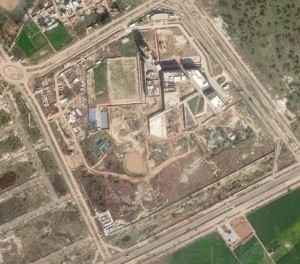
#> input picture Assignment_03/sat_image_plaksha.jpg, 300 x 264 px
$ jupyter execute --allow-errors pratik_rana_lab3.ipynb
#> lines starting #> are read from the running program, lines starting #| are printed output that depends on the picture
[cell 1]
import cv2
import numpy as np
import matplotlib.pyplot as plt
from sklearn.decomposition import PCA

plaksha = cv2.imread('sat_image_plaksha.jpg')
#> plaksha is the input picture: shape (264, 300, 3); mean B, G, R 116.6, 136.2, 148
plt.title('Original Plaksha Image as read by opencv in BGR format')
plt.imshow(plaksha)
plt.show()

plt.imshow(cv2.cvtColor(plaksha, cv2.COLOR_BGR2RGB))
plt.title('Original Plaksha Image')
plt.show()

plaksha_gray = cv2.cvtColor(plaksha, cv2.COLOR_BGR2GRAY)
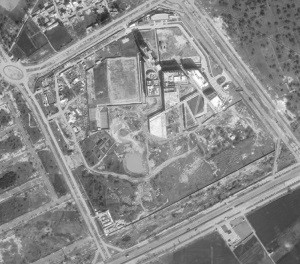
#> plaksha_gray: shape (264, 300); min 35, max 254, mean 137.5
plt.imshow(plaksha_gray, cmap='gray')
plt.title('Plaksha Image Grayscale')
plt.show()

plaksha_double = plaksha_gray.astype(np.float64)

plaksha_mean_column = np.mean(plaksha_double, axis=0)
#> plaksha_mean_column = 300 values, max 159.2 at index 157, min 111.7 at index 298, mean 137.5
plaksha_subtracted = plaksha_double - plaksha_mean_column
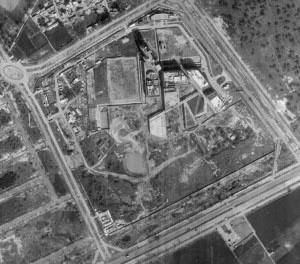
#> plaksha_subtracted: shape (264, 300) float64; min -103, max 127.4, mean 0; drawn with min black and max white


plaksha_cov = np.cov(plaksha_subtracted.T)
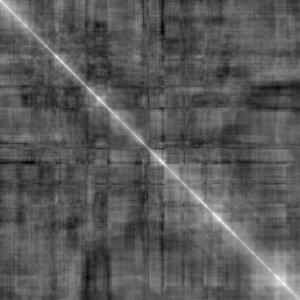
#> plaksha_cov: shape (300, 300) float64; min -715.1, max 1729.1, mean 145.8; drawn with min black and max white

eigenvalues, eigenvectors = np.linalg.eig(plaksha_cov)

sorted_eigenvalues = np.argsort(eigenvalues)[::-1]
#> sorted_eigenvalues = 300 values, max 299 at index 278, min 0 at index 0, mean 149.5

sorted_eigenvectors = eigenvectors[:, sorted_eigenvalues]

Num_components = [10,20,30,40,50,60,91, 300]
Output_images = [ ]

for num in Num_components:
    selected_components = sorted_eigenvectors[:, :num]
    output_image = np.dot(selected_components.T, plaksha_subtracted.T).T
    reconstructed_plaksha = np.dot(selected_components,output_image.T).T + plaksha_mean_column
    Output_images.append(reconstructed_plaksha.astype(np.uint8))
#> after the loop, Output_images = 8 items


plt.figure(figsize=(20, 20))
plt.axis('off')
plt.title('Dimensionality Reduction Using PCA')
for i in range(len(Num_components)):
    plt.subplot(3, 3, i+1)
    plt.imshow(Output_images[i], cmap='gray')
    plt.title(f"PCA Dim: {Num_components[i]}")
    plt.axis('off')
plt.show()
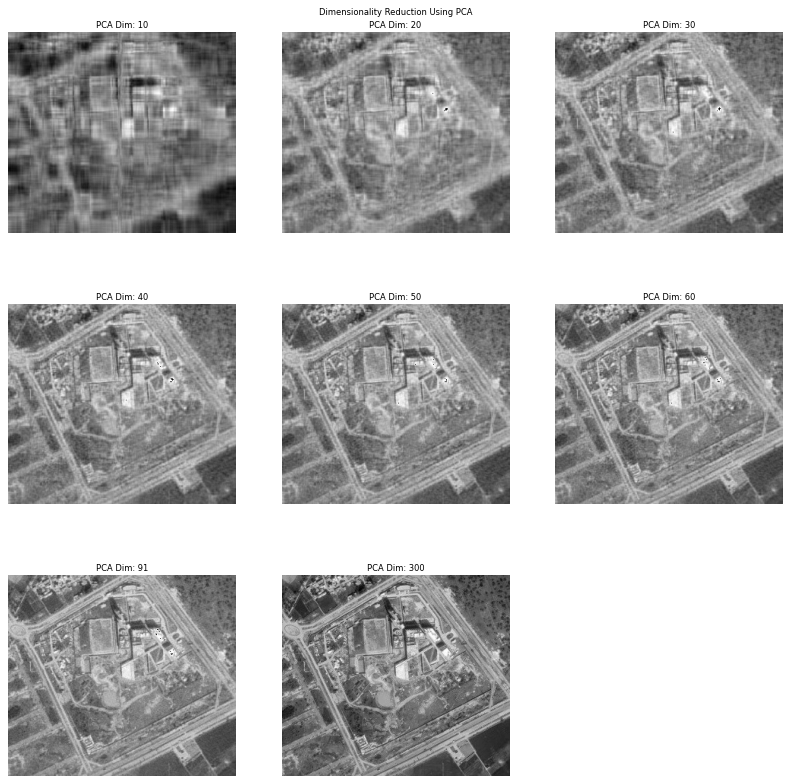
#> figure drawn by matplotlib, 8 panels

#> (the rest of this cell did not finish here and is left out)
